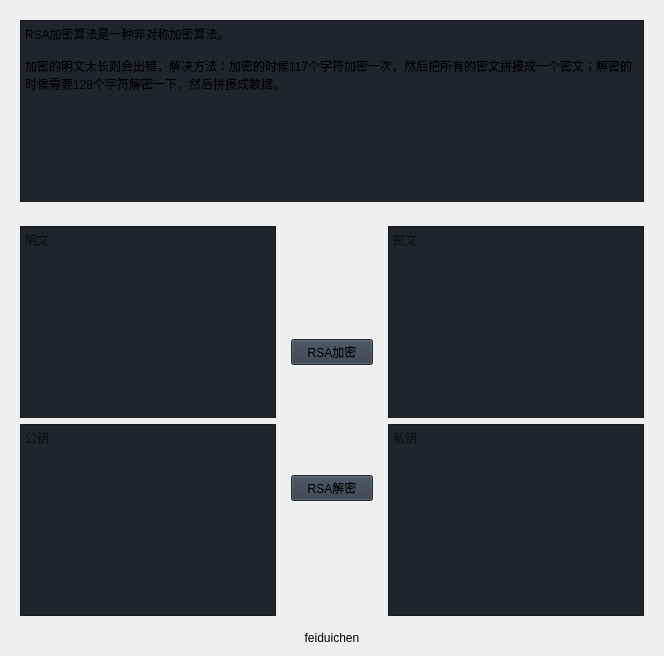
                     <widget class="QWidget" name="feiduichen_page">
                      <layout class="QVBoxLayout" name="verticalLayout_23">
                       <item>
                        <widget class="QWidget" name="verticalWidget" native="true">
                         <property name="maximumSize">
                          <size>
                           <width>16777215</width>
                           <height>200</height>
                          </size>
                         </property>
                         <layout class="QVBoxLayout" name="verticalLayout_25">
                          <item>
                           <widget class="QPlainTextEdit" name="plainTextEdit_5">
                            <property name="minimumSize">
                             <size>
                              <width>0</width>
                              <height>100</height>
                             </size>
                            </property>
                            <property name="maximumSize">
                             <size>
                              <width>16777215</width>
                              <height>16777215</height>
                             </size>
                            </property>
                            <property name="styleSheet">
                             <string notr="true">background-color: rgb(33, 37, 43);</string>
                            </property>
                            <property name="plainText">
                             <string>RSA加密算法是一种非对称加密算法。

加密的明文太长则会出错，解决方法：加密的时候117个字符加密一次，然后把所有的密文拼接成一个密文；解密的时候需要128个字符解密一下，然后拼接成数据。</string>
                            </property>
                           </widget>
                          </item>
                         </layout>
                        </widget>
                       </item>
                       <item>
                        <widget class="QWidget" name="horizontalWidget" native="true">
                         <layout class="QGridLayout" name="gridLayout_3">
                          <item row="0" column="0">
                           <widget class="QPlainTextEdit" name="plainTextEdit_6">
                            <property name="minimumSize">
                             <size>
                              <width>0</width>
                              <height>100</height>
                             </size>
                            </property>
                            <property name="maximumSize">
                             <size>
                              <width>16777215</width>
                              <height>16777215</height>
                             </size>
                            </property>
                            <property name="styleSheet">
                             <string notr="true">background-color: rgb(33, 37, 43);</string>
                            </property>
                            <property name="placeholderText">
                             <string>明文</string>
                            </property>
                           </widget>
                          </item>
                          <item row="0" column="2">
                           <widget class="QPlainTextEdit" name="plainTextEdit_7">
                            <property name="minimumSize">
                             <size>
                              <width>0</width>
                              <height>100</height>
                             </size>
                            </property>
                            <property name="maximumSize">
                             <size>
                              <width>16777215</width>
                              <height>16777215</height>
                             </size>
                            </property>
                            <property name="styleSheet">
                             <string notr="true">background-color: rgb(33, 37, 43);</string>
                            </property>
                            <property name="placeholderText">
                             <string>密文</string>
                            </property>
                           </widget>
                          </item>
                          <item row="1" column="0">
                           <widget class="QPlainTextEdit" name="plainTextEdit_8">
                            <property name="minimumSize">
                             <size>
                              <width>0</width>
                              <height>100</height>
                             </size>
                            </property>
                            <property name="maximumSize">
                             <size>
                              <width>16777215</width>
                              <height>16777215</height>
                             </size>
                            </property>
                            <property name="styleSheet">
                             <string notr="true">background-color: rgb(33, 37, 43);</string>
                            </property>
                            <property name="placeholderText">
                             <string>公钥</string>
                            </property>
                           </widget>
                          </item>
                          <item row="1" column="2">
                           <widget class="QPlainTextEdit" name="plainTextEdit_9">
                            <property name="minimumSize">
                             <size>
                              <width>0</width>
                              <height>100</height>
                             </size>
                            </property>
                            <property name="maximumSize">
                             <size>
                              <width>16777215</width>
                              <height>16777215</height>
                             </size>
                            </property>
                            <property name="styleSheet">
                             <string notr="true">background-color: rgb(33, 37, 43);</string>
                            </property>
                            <property name="placeholderText">
                             <string>私钥</string>
                            </property>
                           </widget>
                          </item>
                          <item row="0" column="1" rowspan="2">
                           <widget class="QWidget" name="verticalWidget" native="true">
                            <property name="minimumSize">
                             <size>
                              <width>100</width>
                              <height>0</height>
                             </size>
                            </property>
                            <layout class="QVBoxLayout" name="verticalLayout_28">
                             <item>
                              <widget class="QPushButton" name="pushButton_5">
                               <property name="styleSheet">
                                <string notr="true">background-color: rgb(52, 59, 72);</string>
                               </property>
                               <property name="text">
                                <string>RSA加密</string>
                               </property>
                              </widget>
                             </item>
                             <item>
                              <widget class="QPushButton" name="pushButton_4">
                               <property name="styleSheet">
                                <string notr="true">background-color: rgb(52, 59, 72);</string>
                               </property>
                               <property name="text">
                                <string>RSA解密</string>
                               </property>
                              </widget>
                             </item>
                            </layout>
                           </widget>
                          </item>
                         </layout>
                        </widget>
                       </item>
                       <item>
                        <widget class="QLabel" name="label_4">
                         <property name="text">
                          <string>feiduichen</string>
                         </property>
                         <property name="alignment">
                          <set>Qt::AlignCenter</set>
                         </property>
                        </widget>
                       </item>
                      </layout>
                     </widget>
